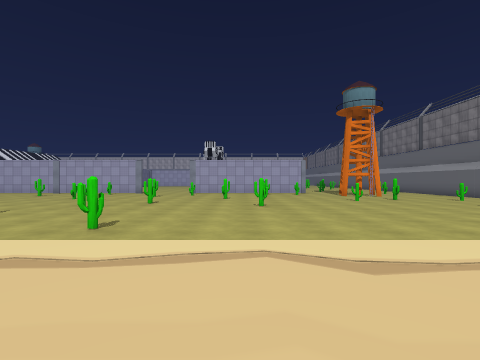
[1] (above)

24 first-person views from a walk through a 3-D level made in the Unity game engine. The camera is 1.4 m above the floor, looks level and sees 85° across. The floor is counted in squares, 1.92 m on a side. Each view is taken from the middle of a square. On the plan, view 1 faces up. The plan holds only what a view shows up to about 9 squares ahead; the rest is blank. The place goes on beyond the plan. The player is left out. Some surface patterns are stand-ins.

[2]
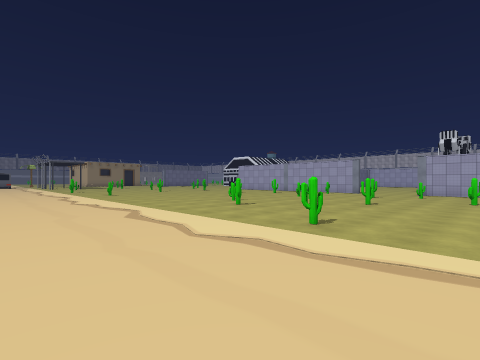

[3]
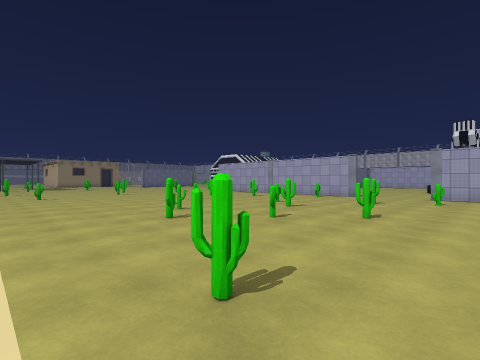

[4]
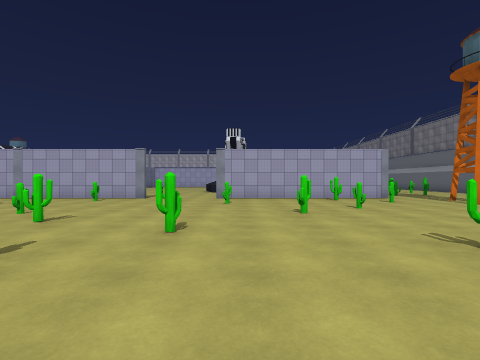

[5]
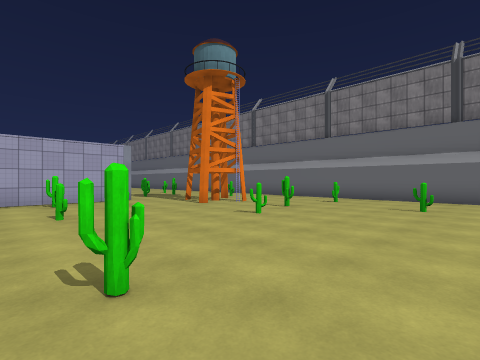

[6]
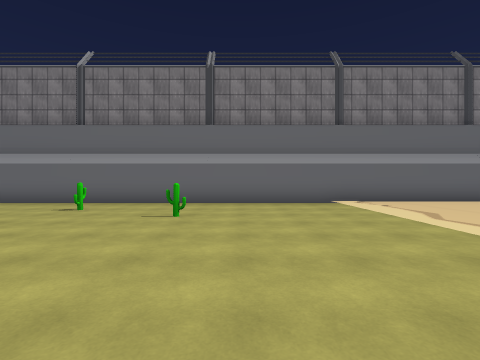

[7]
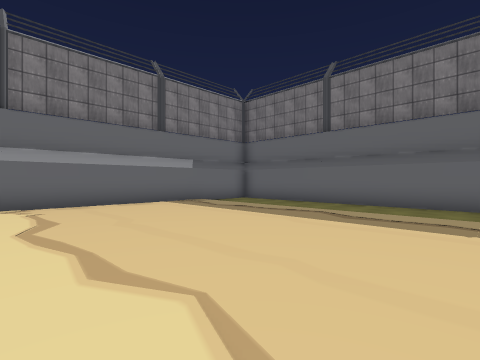

[8]
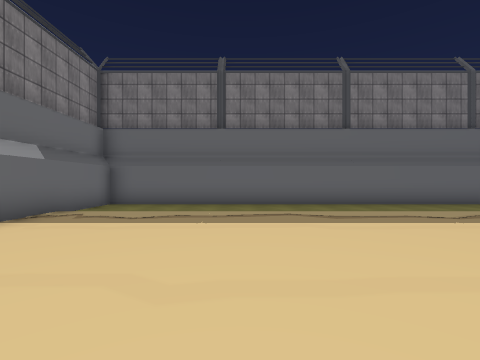

[9]
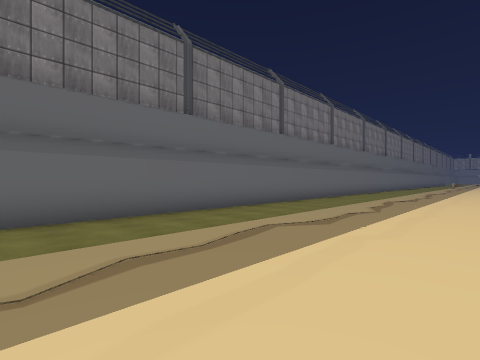

[10]
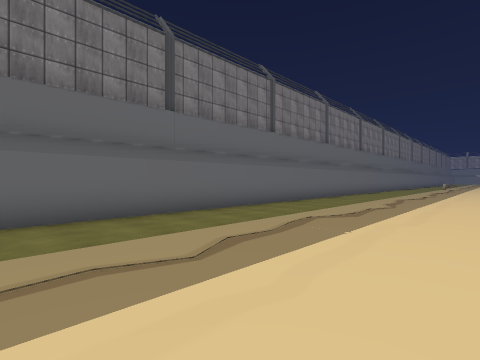

[11]
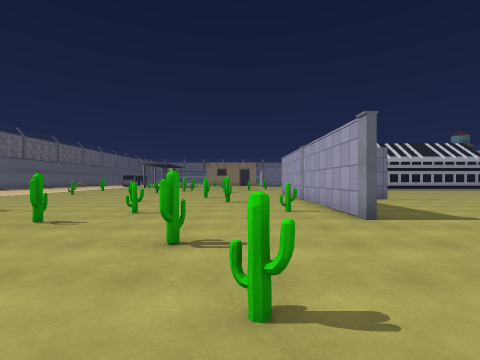

[12]
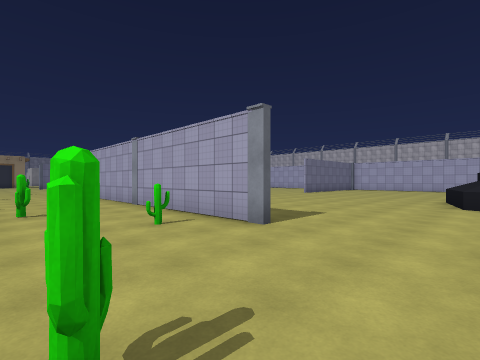

[13]
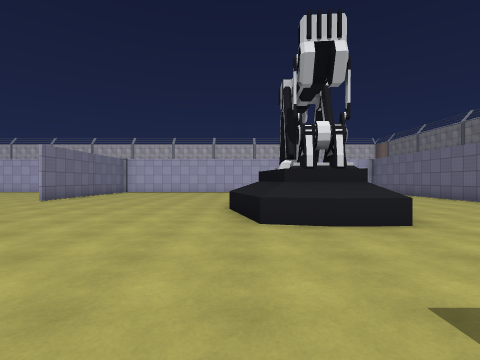

[14]
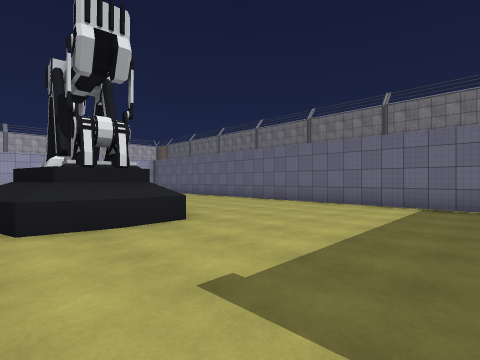

[15]
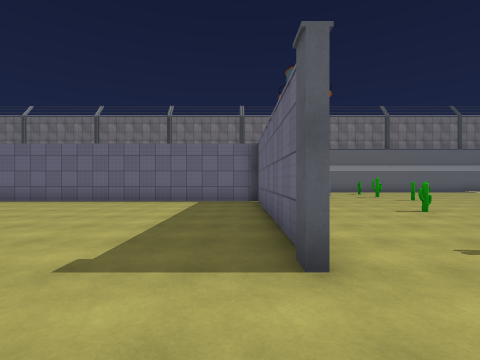

[16]
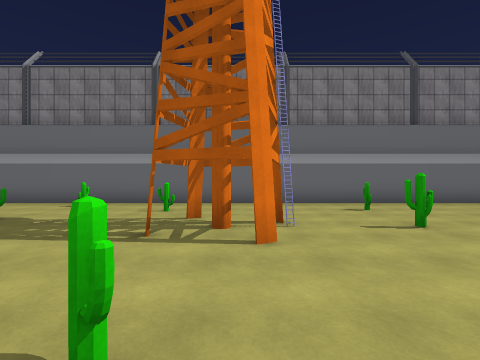

[17]
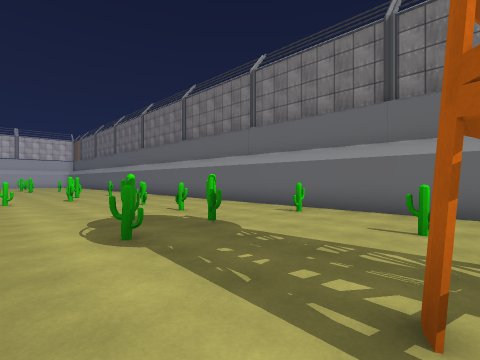

[18]
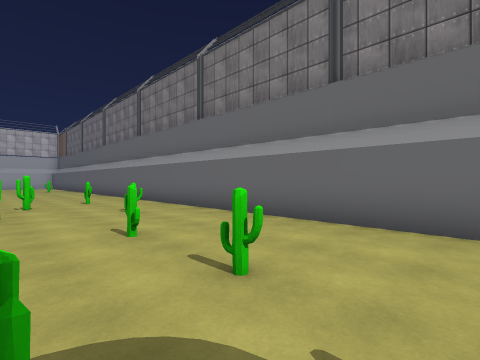

[19]
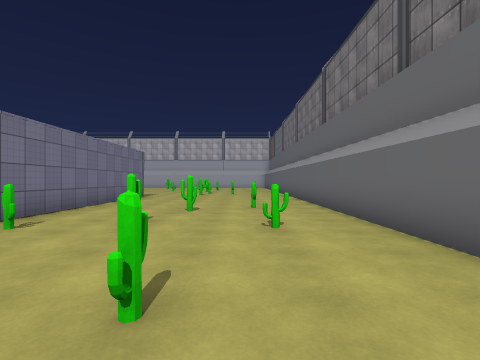

[20]
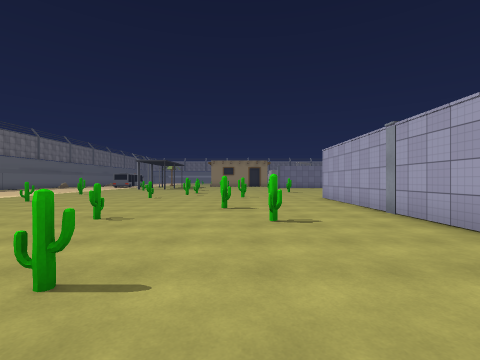

[21]
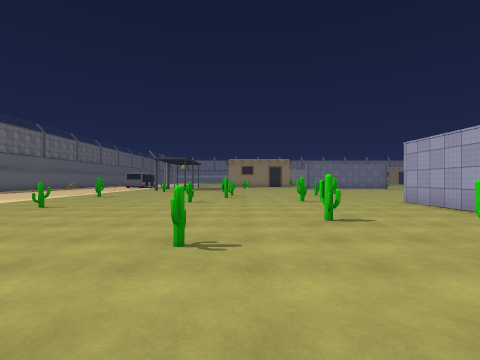

[22]
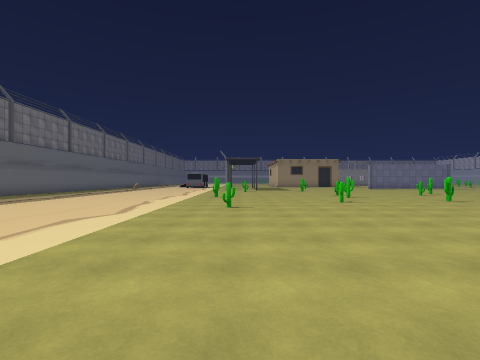

[23]
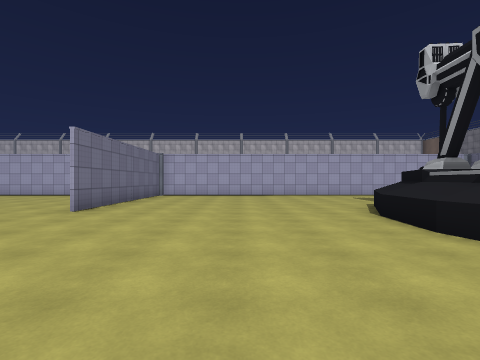

[24]
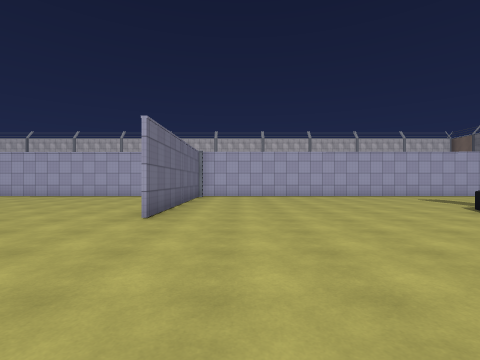

### Floor plan
Points are (right, up) in squares from view 1. A wall is a line through its corners. A room is listed if a view was taken in it or the views show most of it. See-through windows are left out.
Room 1 (views 1, 2, 3, 4, 5, 6, 7, 8, 9, 10, 11, 12, 16, 17, 18, 19, 20, 21, 22)
walls: (3, 15.3) (0.4, 15.3); (-5.8, 15.3) (-15.5, 15.3); (-10.2, -5.5) (10.3, -5.5) (10.3, 29); (3.8, 29) (3.8, 24.5)
ways out: opening at (-16, 15) to room 2; opening at (-4, 16) to room 2
objects: other object (-16, 8); cactus (-16, 12); cactus (-14, 5); cactus (-12, 12); cactus (-10, 9); cactus (-10, 13); other object (-7, 7); cactus (-7, 11); cactus (-7, 14); cactus (-6, 6); cactus (-5, 10); cactus (-4, 7); cactus (-4, 12); cactus (-3, 9); cactus (-2, 4); cactus (-2, 13); cactus (-1, 11); cactus (1, 8); cactus (1, 12); cactus (1, 14); cactus (3, 14); cactus (4, 10); tower (5, 13) to (7, 14); cactus (5, 17); cactus (5, 24); cactus (6, 10); cactus (6, 19); cactus (6, 24); cactus (7, 7); cactus (7, 18); cactus (7, 19); cactus (7, 21); cactus (7, 26); cactus (8, 10); cactus (8, 15); other object (8, 27); cactus (9, 17); cactus (9, 24)
Room 2 (views 13, 14, 15, 23, 24)
walls: (-3.5, 22.8) (-3.4, 24.1); (-3.4, 24.2) (-2.8, 25.9); (-1.6, 20.8) (-3.2, 20.9) (-3.5, 22.7); (-3, 15.4) (3.7, 15.4) (3.7, 25); (-10.8, 29) (-10.8, 24.9)
low walls: (-1.3, 20.1) (-2.5, 20.1) (-3.7, 20.3) (-4.3, 22.6) (-4.1, 24.4)
ways out: opening at (-16, 15) to room 1; opening at (-4, 16) to room 1

Positions as (right, up) in squares from view 1, and headings:
1: (0, 0), facing up
2: (0, 0), facing up-left
3: (-1, 3), facing up-left
4: (-2, 5), facing up
5: (0, 6), facing up-right
6: (2, 6), facing right
7: (2, 3), facing down-right
8: (6, 3), facing down
9: (2, 0), facing down-left
10: (-3, 0), facing down-left
11: (-1, 13), facing left
12: (-3, 12), facing up-left
13: (-4, 16), facing up
14: (-4, 16), facing up-right
15: (-5, 16), facing right
16: (2, 13), facing right
17: (4, 14), facing up-right
18: (6, 18), facing up-right
19: (8, 20), facing up
20: (-5, 12), facing left
21: (-7, 10), facing left
22: (-7, 5), facing left
23: (-7, 19), facing up
24: (-9, 20), facing up
